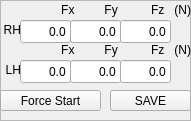
  <widget class="QFrame" name="frame">
   <property name="geometry">
    <rect>
     <x>340</x>
     <y>150</y>
     <width>191</width>
     <height>121</height>
    </rect>
   </property>
   <property name="frameShape">
    <enum>QFrame::StyledPanel</enum>
   </property>
   <property name="frameShadow">
    <enum>QFrame::Raised</enum>
   </property>
   <widget class="QLabel" name="Force_reference">
    <property name="geometry">
     <rect>
      <x>20</x>
      <y>0</y>
      <width>171</width>
      <height>20</height>
     </rect>
    </property>
    <property name="text">
     <string>Fx         Fy          Fz   (N)</string>
    </property>
    <property name="alignment">
     <set>Qt::AlignRight|Qt::AlignTrailing|Qt::AlignVCenter</set>
    </property>
   </widget>
   <widget class="QLineEdit" name="FORCE_CTRL_RH_FX">
    <property name="geometry">
     <rect>
      <x>20</x>
      <y>20</y>
      <width>51</width>
      <height>23</height>
     </rect>
    </property>
    <property name="text">
     <string>0.0</string>
    </property>
    <property name="alignment">
     <set>Qt::AlignRight|Qt::AlignTrailing|Qt::AlignVCenter</set>
    </property>
   </widget>
   <widget class="QLineEdit" name="FORCE_CTRL_RH_FZ">
    <property name="geometry">
     <rect>
      <x>120</x>
      <y>20</y>
      <width>51</width>
      <height>23</height>
     </rect>
    </property>
    <property name="text">
     <string>0.0</string>
    </property>
    <property name="alignment">
     <set>Qt::AlignRight|Qt::AlignTrailing|Qt::AlignVCenter</set>
    </property>
   </widget>
   <widget class="QLineEdit" name="FORCE_CTRL_RH_FY">
    <property name="geometry">
     <rect>
      <x>70</x>
      <y>20</y>
      <width>51</width>
      <height>23</height>
     </rect>
    </property>
    <property name="text">
     <string>0.0</string>
    </property>
    <property name="alignment">
     <set>Qt::AlignRight|Qt::AlignTrailing|Qt::AlignVCenter</set>
    </property>
   </widget>
   <widget class="QPushButton" name="BTN_CAR_FORCE_CONTROL_START">
    <property name="geometry">
     <rect>
      <x>0</x>
      <y>90</y>
      <width>101</width>
      <height>21</height>
     </rect>
    </property>
    <property name="text">
     <string>Force Start</string>
    </property>
   </widget>
   <widget class="QLineEdit" name="FORCE_CTRL_LH_FX">
    <property name="geometry">
     <rect>
      <x>20</x>
      <y>60</y>
      <width>51</width>
      <height>23</height>
     </rect>
    </property>
    <property name="text">
     <string>0.0</string>
    </property>
    <property name="alignment">
     <set>Qt::AlignRight|Qt::AlignTrailing|Qt::AlignVCenter</set>
    </property>
   </widget>
   <widget class="QLineEdit" name="FORCE_CTRL_LH_FZ">
    <property name="geometry">
     <rect>
      <x>120</x>
      <y>60</y>
      <width>51</width>
      <height>23</height>
     </rect>
    </property>
    <property name="text">
     <string>0.0</string>
    </property>
    <property name="alignment">
     <set>Qt::AlignRight|Qt::AlignTrailing|Qt::AlignVCenter</set>
    </property>
   </widget>
   <widget class="QLineEdit" name="FORCE_CTRL_LH_FY">
    <property name="geometry">
     <rect>
      <x>70</x>
      <y>60</y>
      <width>51</width>
      <height>23</height>
     </rect>
    </property>
    <property name="text">
     <string>0.0</string>
    </property>
    <property name="alignment">
     <set>Qt::AlignRight|Qt::AlignTrailing|Qt::AlignVCenter</set>
    </property>
   </widget>
   <widget class="QLabel" name="label_3">
    <property name="geometry">
     <rect>
      <x>0</x>
      <y>20</y>
      <width>21</width>
      <height>20</height>
     </rect>
    </property>
    <property name="text">
     <string>RH</string>
    </property>
    <property name="alignment">
     <set>Qt::AlignRight|Qt::AlignTrailing|Qt::AlignVCenter</set>
    </property>
   </widget>
   <widget class="QLabel" name="label_4">
    <property name="geometry">
     <rect>
      <x>0</x>
      <y>60</y>
      <width>21</width>
      <height>20</height>
     </rect>
    </property>
    <property name="text">
     <string>LH</string>
    </property>
    <property name="alignment">
     <set>Qt::AlignRight|Qt::AlignTrailing|Qt::AlignVCenter</set>
    </property>
   </widget>
   <widget class="QLabel" name="Force_reference_2">
    <property name="geometry">
     <rect>
      <x>20</x>
      <y>40</y>
      <width>171</width>
      <height>20</height>
     </rect>
    </property>
    <property name="text">
     <string>Fx         Fy          Fz   (N)</string>
    </property>
    <property name="alignment">
     <set>Qt::AlignRight|Qt::AlignTrailing|Qt::AlignVCenter</set>
    </property>
   </widget>
   <widget class="QPushButton" name="BTN_CAR_FORCE_CONTROL_DATA_SAVE">
    <property name="geometry">
     <rect>
      <x>110</x>
      <y>90</y>
      <width>81</width>
      <height>21</height>
     </rect>
    </property>
    <property name="text">
     <string>SAVE</string>
    </property>
   </widget>
   <zorder>Force_reference</zorder>
   <zorder>FORCE_CTRL_RH_FX</zorder>
   <zorder>FORCE_CTRL_RH_FZ</zorder>
   <zorder>FORCE_CTRL_RH_FY</zorder>
   <zorder>BTN_CAR_FORCE_CONTROL_START</zorder>
   <zorder>FORCE_CTRL_LH_FX</zorder>
   <zorder>FORCE_CTRL_LH_FZ</zorder>
   <zorder>FORCE_CTRL_LH_FY</zorder>
   <zorder>label_3</zorder>
   <zorder>label_4</zorder>
   <zorder>Force_reference_2</zorder>
   <zorder>BTN_CAR_FORCE_CONTROL_DATA_SAVE</zorder>
   <zorder>frame_6</zorder>
  </widget>
